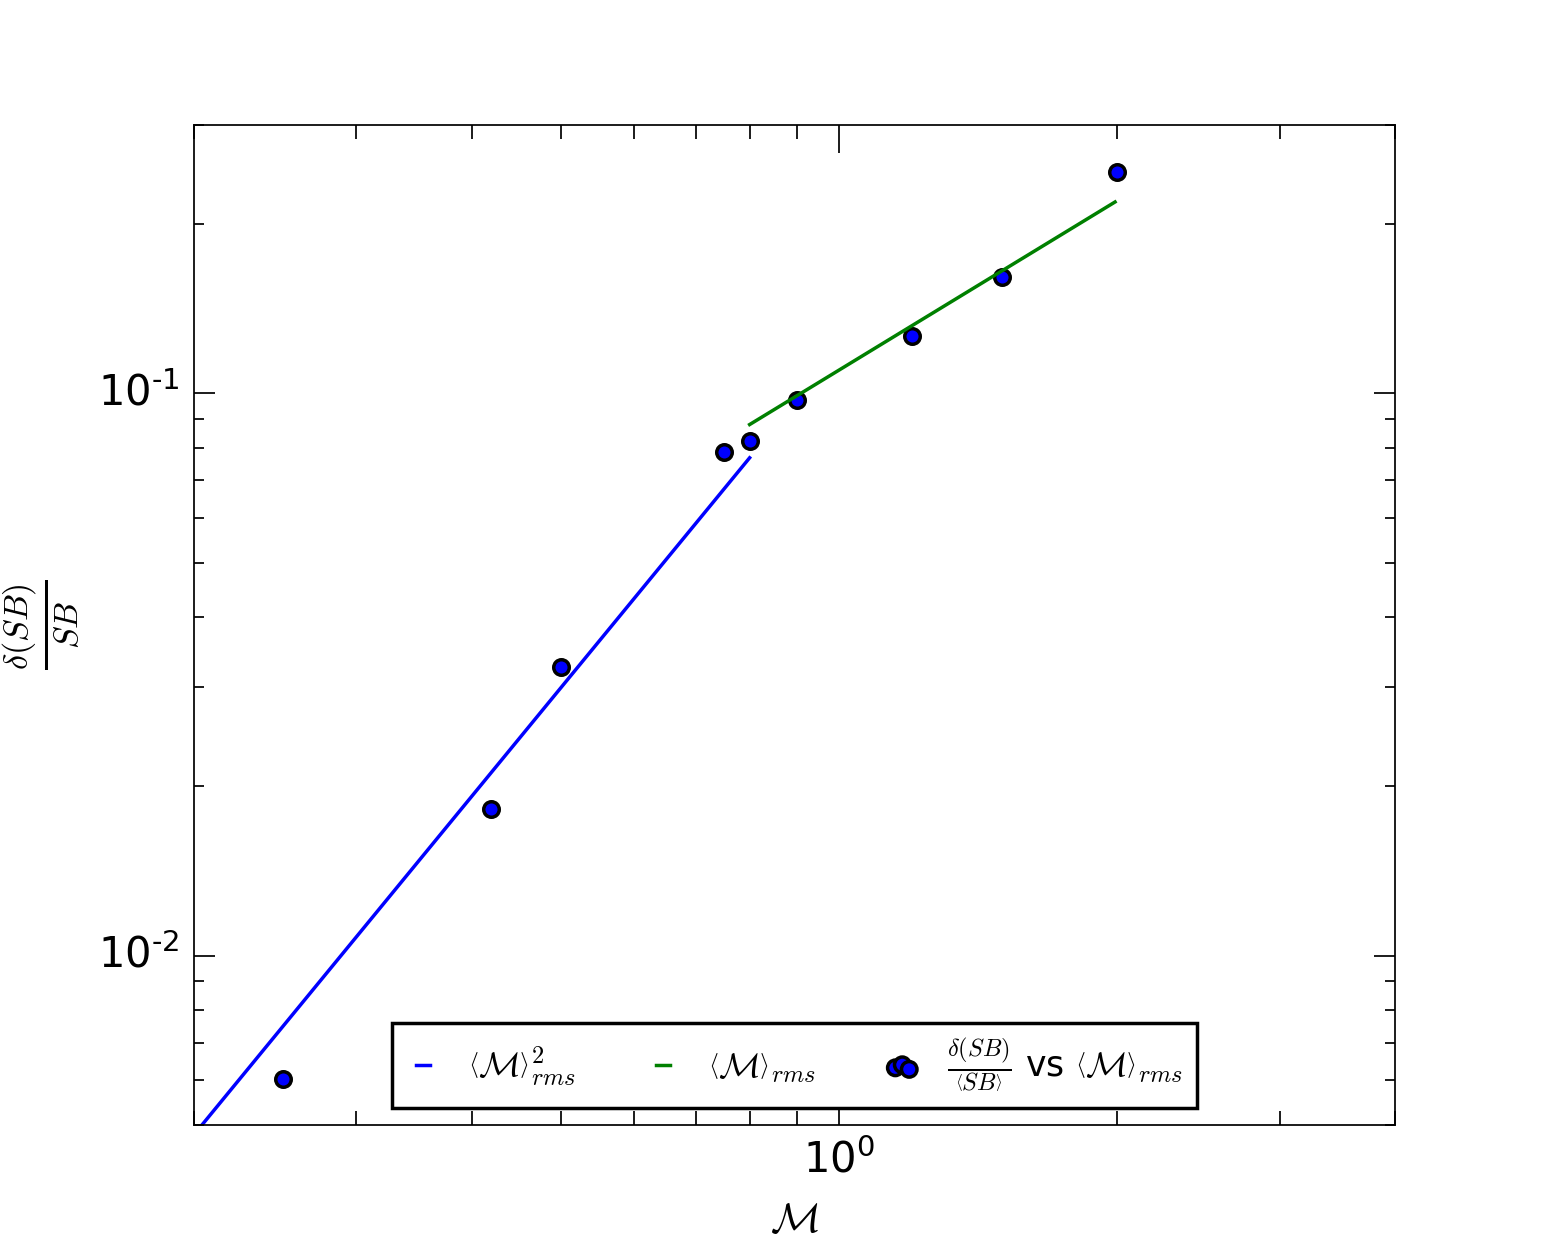

The script that saved this image:
import numpy as np
import matplotlib.pyplot as plt
import matplotlib.colors as colors
import time
from scipy.optimize import curve_fit
from scipy import stats
import pylab as plot
import pyPLUTO as pp

#plt.style.use('classic')
params = {'legend.fontsize':10.,
          'legend.handlelength': 1.0}
plt.rcParams['axes.linewidth'] = .5
plt.rcParams['xtick.major.size'] = 8
plt.rcParams['xtick.minor.size'] = 4
plt.rcParams['ytick.major.size'] = 6
plt.rcParams['ytick.minor.size'] = 3
plt.rcParams['ytick.minor.size'] = 3
plot.rcParams.update(params)

plt.rc('text', usetex=True)

#Compute how long the simulation takes
start_time = time.time()

colors=((230, 25, 75), (250, 190, 190) , (60, 180, 75), (255, 225, 25), (0, 130, 200), (245, 130, 48), (210, 245, 60), (145, 30, 180), (0, 128, 128), (240, 50, 230))
colors=np.array(colors)/255.

num_plots=4
spectra = [None] * (num_plots*2)
fit = [None] * (2)


#Initialise the figure

fig, ax = plt.subplots()
fig.set_size_inches(7., 7.)

start=np.array((83, 100, 75, 35, 20, 18, 14, 5, 4, 2))
amp=np.array((0.005, 0.005, 0.02, 0.02, 0.10, 0.1, 0.1, 0.9, 0.9, 2.5))
mach=np.array((0.21, 0.24, 0.43, 0.50, 0.75, 0.8, 0.9, 1.2, 1.5, 2.0))
time_step=0.2
no_bins=200
no_files=2
sb_dev=np.zeros((start.size))
sb_mean=np.zeros((start.size))
for i in xrange(start.size):
	filedir='/mnt/lustre/ug4/ugrajs/fiducial_runs/256/amp'+str(int(amp[i]*10000)).rjust(5,'0')+'/run1/'
	data=np.fromfile(filedir+'sbs'+str(start[i]).rjust(4,'0')+'.dbl')
	sb_dev[i]=np.std(data)
	sb_mean[i]=np.average(data)
ax.scatter(mach, sb_dev/sb_mean, label=r'$\frac{\delta (SB)}{\left<SB\right>}$ vs $\left<\mathcal{M}\right>_{rms}$')
m1=np.arange(0.21, 0.8, 0.01)
m2=np.arange(0.8, 2.0, 0.01)
ax.plot(m1, 0.24*m1**2., label=r'$\left<\mathcal{M}\right>_{rms}^2$')
ax.plot(m2, .24*m2, label=r'$\left<\mathcal{M}\right>_{rms}$')
ax.legend(loc='upper center', ncol=3, fancybox=True, framealpha=0., fontsize=15)
ax.set_xscale('log')
ax.set_yscale('log')
ax.set_xlim(0.1,3.)
ax.set_ylim(0.009,1.)
ax.set_xlabel('$\mathcal{M}$',  fontsize=12)
ax.set_ylabel(r'$\frac{\delta (SB)}{SB}$',  fontsize=14)

ax.tick_params(axis='both', which='major', direction='out', length=6, width=0.5, top=True, right=True)
ax.tick_params(axis='both', which='minor', direction='out', length=3, width=0.25, top=True, right=True)
ax.grid(color='black', linestyle='dashed', linewidth=.5, axis='x')

plt.savefig('sb_mach.png', dpi=250)
plt.close()

plt.close()
